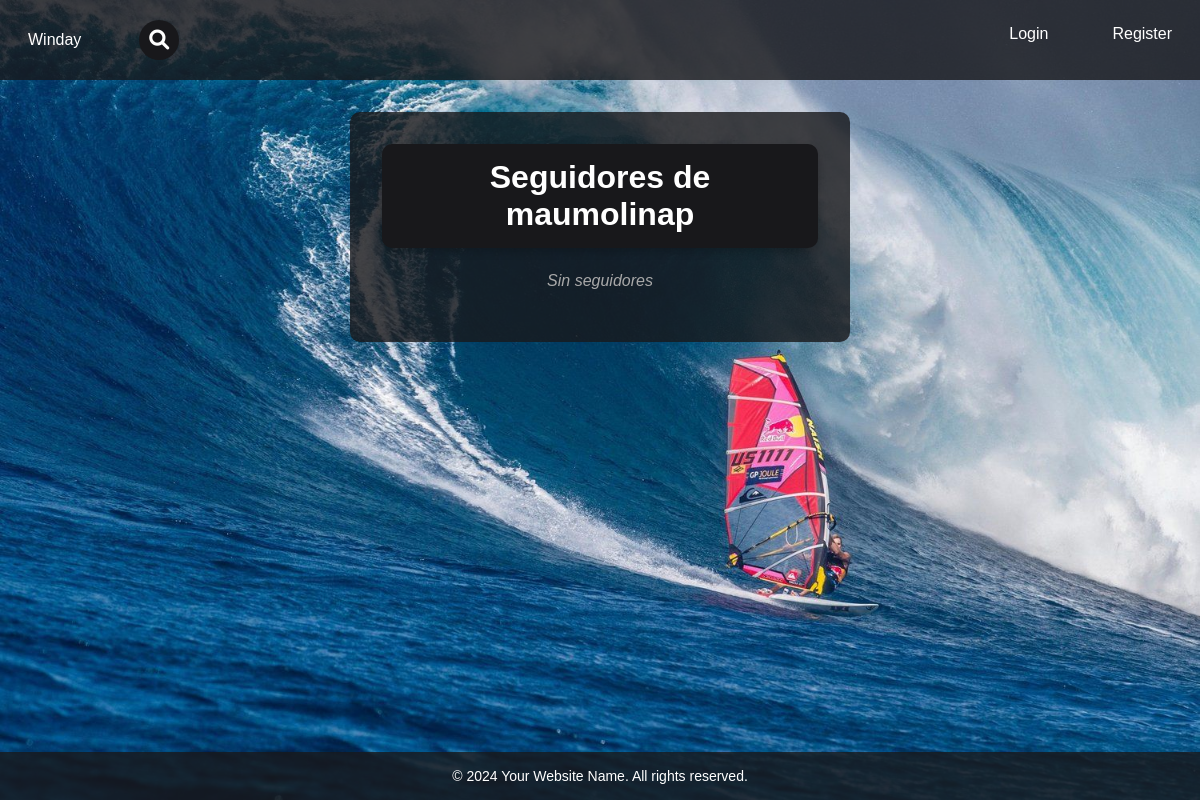
The app's page /profile_connections/2/?view=followers, older data.
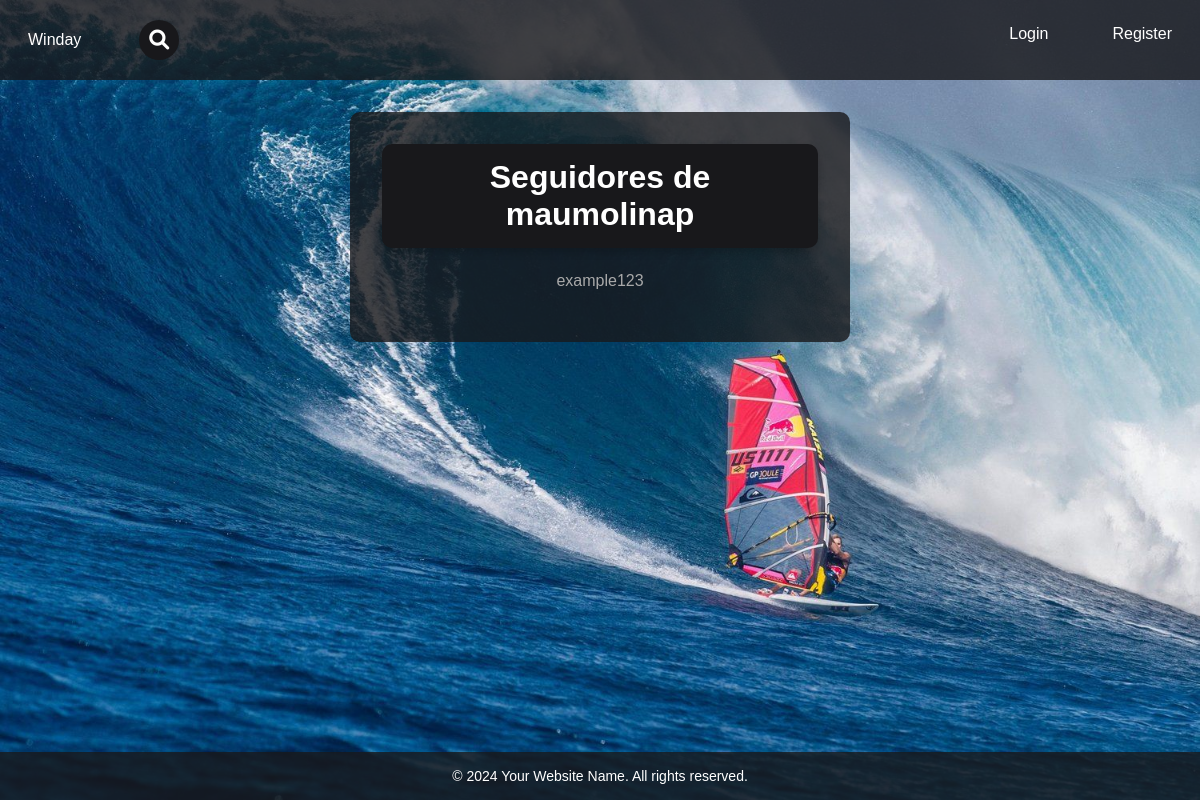
The same page, newer data.
### winday/models.py (models this page shows)
class User(AbstractUser):
    class Meta:
        db_table = 'winday_user'  # Nombre de tabla personalizado
    groups = models.ManyToManyField(
        'auth.Group',
        related_name='winday_user_groups',  # Cambiar related_name
        blank=True,
        verbose_name='groups',
        help_text='The groups this user belongs to.',
    )
    user_permissions = models.ManyToManyField(
        'auth.Permission',
        related_name='winday_user_permissions',  # Cambiar related_name
        blank=True,
        verbose_name='user permissions',
        help_text='Specific permissions for this user.',
    )

### winday/views.py (the view)
# urls.py: path("profile_connections/<int:profile_id>/", views.profile_connections, name="profile_connections"),
def profile_connections(request, profile_id):
    user = get_object_or_404(User, pk=profile_id)
    view_type = request.GET.get('view', 'followers')  # Valor por defecto: 'followers'
    if view_type == 'following':
        profiles = user.following.all()
        title = 'Seguidos'
    else:
        profiles = user.profile.followers.all()
        title = 'Seguidores'
    return render(request, 'winday/profile_connections.html', {
        "username": user,
        "profiles": profiles,
        "title": title,
        "view_type": view_type,
    })

### winday/templates/winday/profile_connections.html
{% extends 'winday/layout.html' %}
{% load static %}
{% block body %}
    <div class="login-container">
        <h1 class="principal-title">{{ title }} de {{ username }}</h1>
        <ul class="profile-list">
            {% for user in profiles %}
                <li class="register-link">
                    {% if view_type == 'following' %}
                        <a href="{% url 'winday:profile' user.user %}" class="link">{{ user.user }}</a>
                    {% else %}
                        <a href="{% url 'winday:profile' user %}" class="link">{{ user }}</a>
                    {% endif %}
                </li>
            {% empty %}
                <li class="empty-list profile-item">
                    {% if view_type == 'following' %}
                        Sin seguidos
                    {% else %}
                        Sin seguidores
                    {% endif %}
                </li>
            {% endfor %}
        </ul>
    </div>
{% endblock %}

Row changes from the older to the newer data that the page shows:
added User: username "example123"
Text that changed along with them:
text no longer shown: "Sin seguidores"
